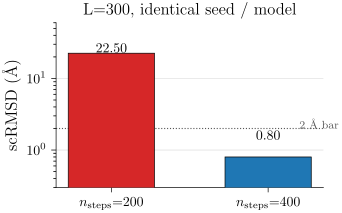

The script that drew this image:
# P02_v2: nsteps cliff — before/after bars (200 vs 400) at L=300, headline-format
# Differs from v1 by collapsing to the two operating-points that matter
# Visualizes: hard-rule nsteps=400 (CLAUDE.md / E019)
# DATA: inline from CLAUDE.md
import sys
from pathlib import Path
sys.path.insert(0, str(Path(__file__).parent.parent))
from plot_utils import figsize
import matplotlib.pyplot as plt
import numpy as np

fig, ax = plt.subplots(figsize=figsize(0.55))
labels = [r"$n_{\mathrm{steps}}{=}200$", r"$n_{\mathrm{steps}}{=}400$"]
vals = [22.5, 0.80]
colors = ["#d62728", "#1f77b4"]

bars = ax.bar(labels, vals, color=colors, width=0.55, edgecolor="black", lw=0.5, zorder=3)
ax.axhline(2.0, color="#555", ls=":", lw=0.8, zorder=2)
ax.text(1.45, 2.0, r"2 \AA\ bar", color="#555", fontsize=8.5, ha="right", va="bottom")

for b, v in zip(bars, vals):
    ax.text(b.get_x() + b.get_width()/2, v + 0.6, f"{v:.2f}",
            ha="center", va="bottom", fontsize=10)

ax.set_ylabel(r"scRMSD (\AA)")
ax.set_yscale("log")
ax.set_ylim(0.3, 60)
ax.set_title(r"L=300, identical seed / model")
ax.spines[["top", "right"]].set_visible(False)
ax.grid(True, linewidth=0.4, alpha=0.5, zorder=0, axis="y")

fig.savefig(Path(__file__).with_suffix(".pdf"))
